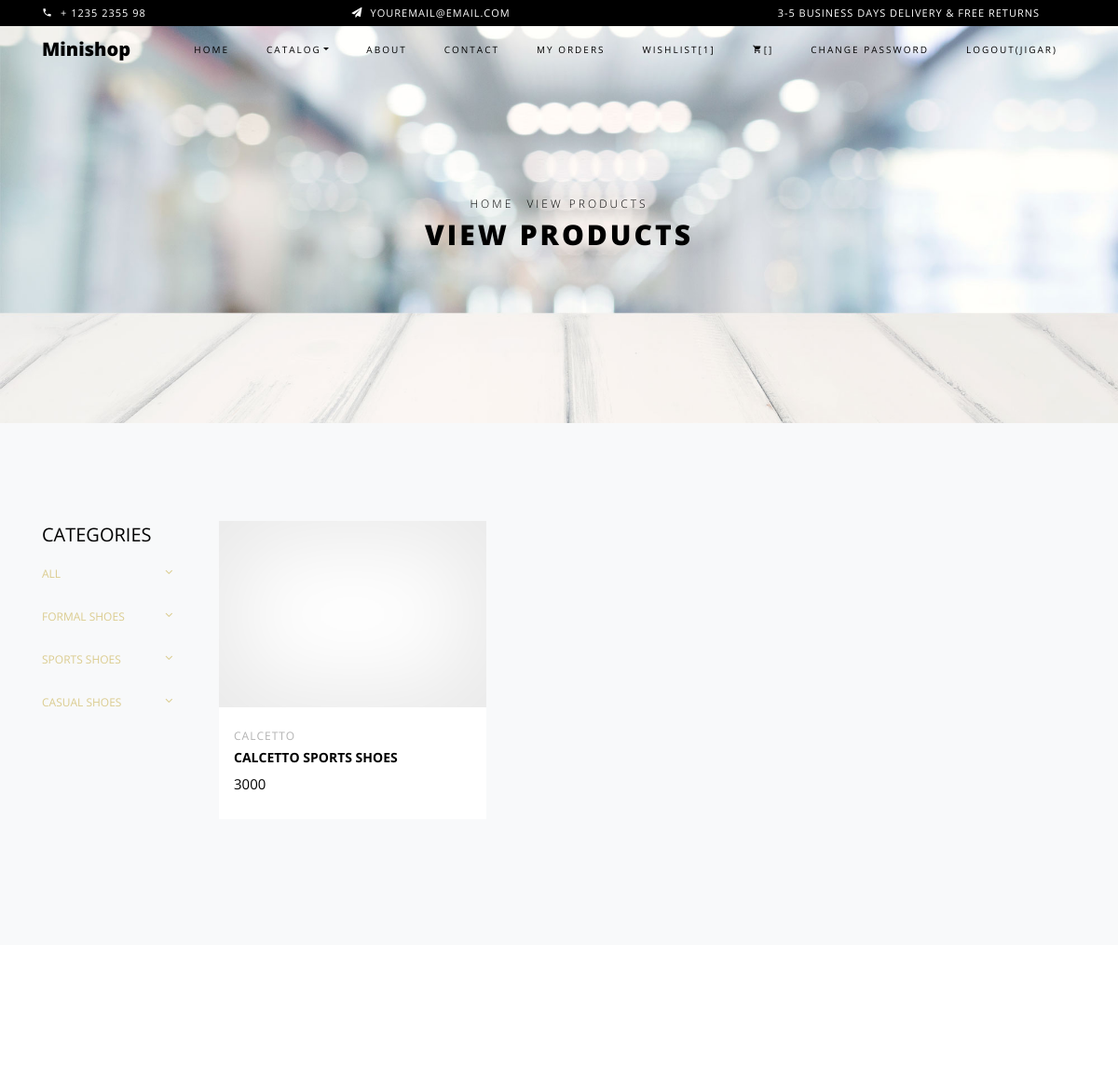
Before: /wishlist/ (signed in, upper part) with the older database file.
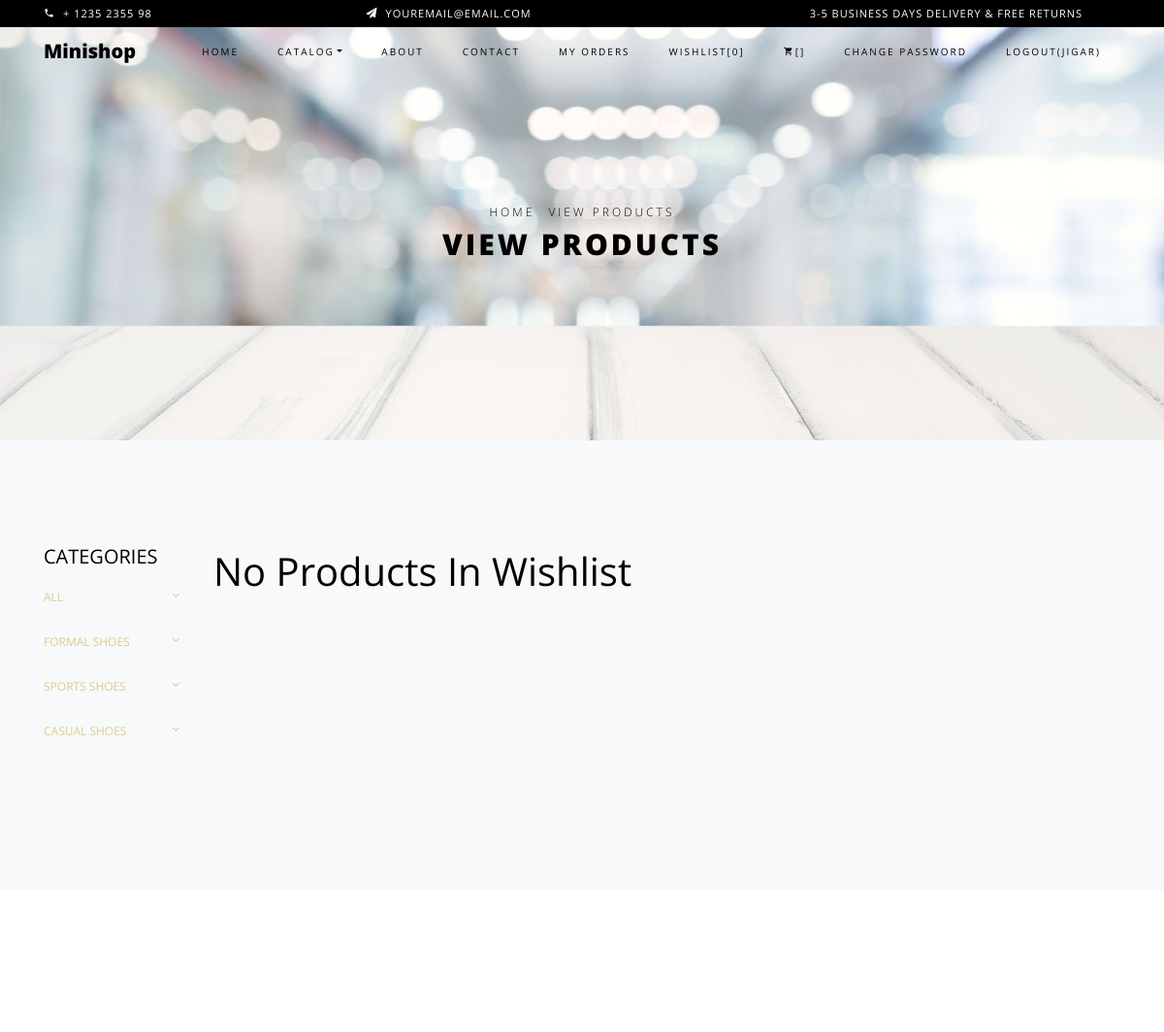
After: the same page with the newer database file.
### myapp/models.py (models this page shows, shortened)
class Wishlist(models.Model):
	user=models.ForeignKey(User,on_delete=models.CASCADE)
	product=models.ForeignKey(Product,on_delete=models.CASCADE)

class Product(models.Model):
	seller=models.ForeignKey(User,on_delete=models.CASCADE)
	category=(
			("Formal","Formal"),
			("Sports","Sports"),
			("Casual","Casual"),
		)
	product_category=models.CharField(max_length=100,choices=category)
	brand=(
		("Puma","Puma"),
		("Reebok","Reebok"),
		("Adidas","Adidas"),
		("Calcetto","Calcetto"),
		("Bata","Bata"),
	)
	product_brand=models.CharField(max_length=100,choices=brand)
	product_name=models.CharField(max_length=100)
	product_price=models.PositiveIntegerField()
	size=(
		("7","7"),
		("8","8"),
		("9","9"),
		("10","10"),
		("11","11"),
	)
	product_size=models.CharField(max_length=100,choices=size)
	product_pic=models.ImageField(upload_to="product_pic/")

### myapp/views.py (the view)
# urls.py: path('wishlist/',views.wishlist,name='wishlist'),
def wishlist(request):
	user=User.objects.get(email=request.session['email'])
	wishlists=Wishlist.objects.filter(user=user)
	request.session['wishlist_count']=len(wishlists)
	return render(request,'wishlist.html',{'wishlists':wishlists})

### myapp/templates/wishlist.html (shortened to what this page needs)
{% extends 'header.html' %}
{% load static %}
{% block content %}
<!DOCTYPE html>
<html lang="en">
  <head>
  </head>
  <body class="goto-here">
    <div class="hero-wrap hero-bread" style="background-image: url('{% static 'images/bg_6.jpg' %}');">
      <div class="container">
        <div class="row no-gutters slider-text align-items-center justify-content-center">
          <div class="col-md-9 ftco-animate text-center">
          	<p class="breadcrumbs"><span class="mr-2"><a href="index.html">Home</a></span> <span>View Products</span></p>
            <h1 class="mb-0 bread">View Products</h1>
          </div>
        </div>
      </div>
    </div>
    <section class="ftco-section bg-light">
    	<div class="container">
    		<div class="row">
    			<div class="col-md-8 col-lg-10 order-md-last">
    				<div class="row">
			            {% if wishlists %}
    					{% for i in wishlists %}
		    			<div class="col-sm-12 col-md-12 col-lg-4 ftco-animate d-flex">
		    				<div class="product d-flex flex-column">
		    					<a href="#" class="img-prod"><img class="img-fluid" src="{{i.product.product_pic.url}}" alt="Colorlib Template" style="width: 500px;height: 200px;">
		    					</a>
		    					<div class="text py-3 pb-4 px-3">
		    						<div class="d-flex">
		    							<div class="cat">
				    						<span>{{i.product.product_brand}}</span>
				    					</div>
			    					</div>
		    						<h3><a href="#">{{i.product.product_name}}</a></h3>
		    						<div class="pricing">
			    						<p class="price"><span>{{i.product.product_price}}</span></p>
			    					</div>
		    					</div>
		    				</div>
		    			</div>
		    			{% endfor %}
		    			{% else %}
		    				<h1>No Products In Wishlist</h1>
		    			{% endif %}
		    		</div>
		    	</div>
		    	<div class="col-md-4 col-lg-2">
		    		<div class="sidebar">
							<div class="sidebar-box-2">
								<h2 class="heading">Categories</h2>
								<div class="fancy-collapse-panel">
                  <div class="panel-group" id="accordion" role="tablist" aria-multiselectable="true">
                  	<div class="panel panel-default">
                         <div class="panel-heading" role="tab" id="headingOne">
                             <h4 class="panel-title">
                                 <a href="{% url 'seller-all-shoes' %}">All
                                 </a>
                             </h4>
                         </div>
                     </div>
                     <div class="panel panel-default">
                         <div class="panel-heading" role="tab" id="headingOne">
                             <h4 class="panel-title">
                                 <a href="{% url 'seller-formal-shoes' %}">Formal Shoes
                                 </a>
                             </h4>
                         </div>
                     </div>
                     <div class="panel panel-default">
                         <div class="panel-heading" role="tab" id="headingTwo">
                             <h4 class="panel-title">
                                  <a href="{% url 'seller-sports-shoes' %}">Sports Shoes
                                 </a>
                             </h4>
                         </div>
                     </div>
                     <div class="panel panel-default">
                         <div class="panel-heading" role="tab" id="headingThree">
                             <h4 class="panel-title">
                                  <a href="{% url 'seller-casual-shoes' %}">Casual Shoes
                                 </a>
                             </h4>
                         </div>
                                              </div>
                  </div>
               </div>
							</div>
						</div>
    			</div>
    		</div>
    	</div>
    </section>
		<section class="ftco-gallery">
    	<div class="container">
    		<div class="row justify-content-center">
    		</div>
    	</div>
    </section>
  </body>
</html>
{% endblock %}

### myapp/templates/header.html (shortened to what this page needs)
{% load static %}
<!DOCTYPE html>
<html lang="en">
  <head>
    <link rel="stylesheet" href="{% static 'css/open-iconic-bootstrap.min.css' %}">
    <link rel="stylesheet" href="{% static 'css/animate.css' %}">
    <link rel="stylesheet" href="{% static 'css/owl.carousel.min.css' %}">
    <link rel="stylesheet" href="{% static 'css/owl.theme.default.min.css' %}">
    <link rel="stylesheet" href="{% static 'css/magnific-popup.css' %}">
    <link rel="stylesheet" href="{% static 'css/aos.css' %}">
    <link rel="stylesheet" href="{% static 'css/ionicons.min.css' %}">
    <link rel="stylesheet" href="{% static 'css/bootstrap-datepicker.css' %}">
    <link rel="stylesheet" href="{% static 'css/jquery.timepicker.css' %}">
    <link rel="stylesheet" href="{% static 'css/flaticon.css' %}">
    <link rel="stylesheet" href="{% static 'css/icomoon.css' %}">
    <link rel="stylesheet" href="{% static 'css/style.css' %}">
  </head>
  <body class="goto-here">
		<div class="py-1 bg-black">
    	<div class="container">
    		<div class="row no-gutters d-flex align-items-start align-items-center px-md-0">
	    		<div class="col-lg-12 d-block">
		    		<div class="row d-flex">
		    			<div class="col-md pr-4 d-flex topper align-items-center">
					    	<div class="icon mr-2 d-flex justify-content-center align-items-center"><span class="icon-phone2"></span></div>
						    <span class="text">+ 1235 2355 98</span>
					    </div>
					    <div class="col-md pr-4 d-flex topper align-items-center">
					    	<div class="icon mr-2 d-flex justify-content-center align-items-center"><span class="icon-paper-plane"></span></div>
						    <span class="text">youremail@email.com</span>
					    </div>
					    <div class="col-md-5 pr-4 d-flex topper align-items-center text-lg-right">
						    <span class="text">3-5 Business days delivery &amp; Free Returns</span>
					    </div>
				    </div>
			    </div>
		    </div>
		  </div>
    </div>
    <nav class="navbar navbar-expand-lg navbar-dark ftco_navbar bg-dark ftco-navbar-light" id="ftco-navbar">
	    <div class="container">
	      <a class="navbar-brand" href="/">Minishop</a>
	      <div class="collapse navbar-collapse" id="ftco-nav">
	        <ul class="navbar-nav ml-auto">
	          <li class="nav-item active"><a href="/" class="nav-link">Home</a></li>
	          <li class="nav-item dropdown">
              <a class="nav-link dropdown-toggle" href="#" id="dropdown04" data-toggle="dropdown" aria-haspopup="true" aria-expanded="false">Catalog</a>
            </li>
	          <li class="nav-item"><a href="{% url 'about' %}" class="nav-link">About</a></li>
	          <li class="nav-item"><a href="{% url 'contact' %}" class="nav-link">Contact</a></li>
            {%  if request.session.email %}
              <li class="nav-item"><a href="{% url 'myorder' %}" class="nav-link">My Orders</a></li>
              <li class="nav-item"><a href="{% url 'wishlist' %}" class="nav-link">Wishlist[{{request.session.wishlist_count}}]</a></li>
              <li class="nav-item cta cta-colored"><a href="{% url 'cart' %}" class="nav-link"><span class="icon-shopping_cart"></span>[{{request.session.cart_count}}]</a></li>
              <li class="nav-item"><a href="{% url 'change-password' %}" class="nav-link">Change Password</a></li>
              <li class="nav-item"><a href="{% url 'logout' %}" class="nav-link">Logout({{request.session.fname}})</a></li>
            {% else %}
              <li class="nav-item"><a href="{% url 'signup' %}" class="nav-link">Sign Up</a></li>
              <li class="nav-item"><a href="{% url 'login' %}" class="nav-link">Login</a></li>
            {% endif %}
	        </ul>
	      </div>
	    </div>
	  </nav>
    {% block content %}
    {% endblock %}
  </body>
</html>

Changed rows visible on the page:
removed Wishlist: product.product_brand "CALCETTO", product.product_name "CALCETTO SPORTS SHOES", product.product_price "3000"
Other visible differences:
{{ request.session.wishlist_count }}: "1" → "0"
text now shown: "No Products In Wishlist"
